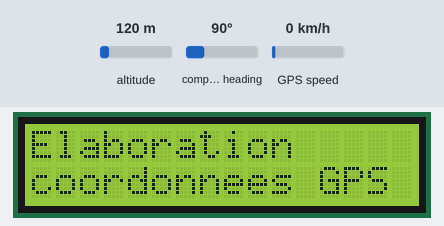
This sketch was run on a simulated Arduino Uno, built with avr-gcc and run on an emulated ATmega328P. Shown: 16×2 character LCD. The test bench sets the inputs (shaded band); at power-on: altitude 120 m, compass heading 90°, GPS speed 0 km/h. The GPS gets a fix after 3 s at 37.7749, -122.4194 with 8 satellites; what the sketch prints to the serial monitor is not drawn.

Above: at 0.1 s.
At 5.1 s:
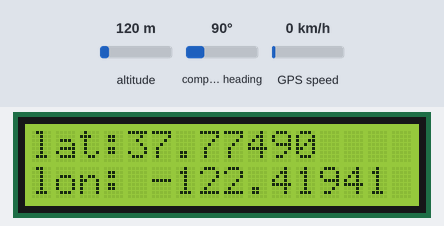

The sketch:

GPS_Display.ino
```cpp
#include <SoftwareSerial.h>
#include <LiquidCrystal.h>
#include <TinyGPS.h>


LiquidCrystal lcd(8, 13, 9, 4, 5, 6, 7);
TinyGPS gps;
#define RXPIN 3
#define TXPIN 2
SoftwareSerial nss(RXPIN, TXPIN);
void gpsdump(TinyGPS &gps);
bool feedgps();
void printFloat(double f, int digits = 2);
void setup()
{
Serial.begin(115200);
nss.begin(38400);
lcd.begin(16, 2);
//Print a message to the LCD.
lcd.print("Elaboration");
lcd.setCursor(0,1);
lcd.print("coordonnees GPS");
//We test the version of the library
Serial.print("Testing TinyGPS library v. ");
Serial.println(TinyGPS::library_version());
Serial.println(sizeof(TinyGPS));
Serial.println();
}
void loop()
{
bool newdata = false;
unsigned long start = millis();
while(millis() - start < 5000){
if (feedgps())
newdata = true;
}
if (newdata)
{
Serial.println("Acquisition Data");
Serial.println("————-");
gpsdump(gps);
Serial.println("————-");
Serial.println();
}
}


void printFloat(double number, int digits)
{
// Handle negative numbers
if (number < 0.0)
{
number = -number;
}

// Round correctly so that print(1.999, 2) prints as "2.00"
double rounding = 0.5;
for (uint8_t i=0; i<digits; ++i)
rounding /= 10.0;

number += rounding;

// Extract the integer part of the number and print it
unsigned long int_part = (unsigned long)number;
double remainder = number - (double)int_part;

// Print the decimal point, but only if there are digits beyond
if (digits > 0)

// Extract digits from the remainder one at a time
while (digits-- > 0)
{
remainder *= 10.0;
int toPrint = int(remainder);
remainder -= toPrint;
}
}


void gpsdump(TinyGPS &gps)
{
float flat, flon;
lcd.clear();
gps.f_get_position(&flat, &flon);
Serial.print("Lat/Long(float): ");
printFloat(flat, 5);
Serial.print(", ");
printFloat(flon, 5);
lcd.print("lat:");
lcd.print(flat,5);
lcd.setCursor(0,1);
lcd.print("lon: ");
lcd.print(flon,5);
feedgps();
}
bool feedgps()
{
while (nss.available())
{
if (gps.encode(nss.read()))
return true;
}
return false;
}
```
